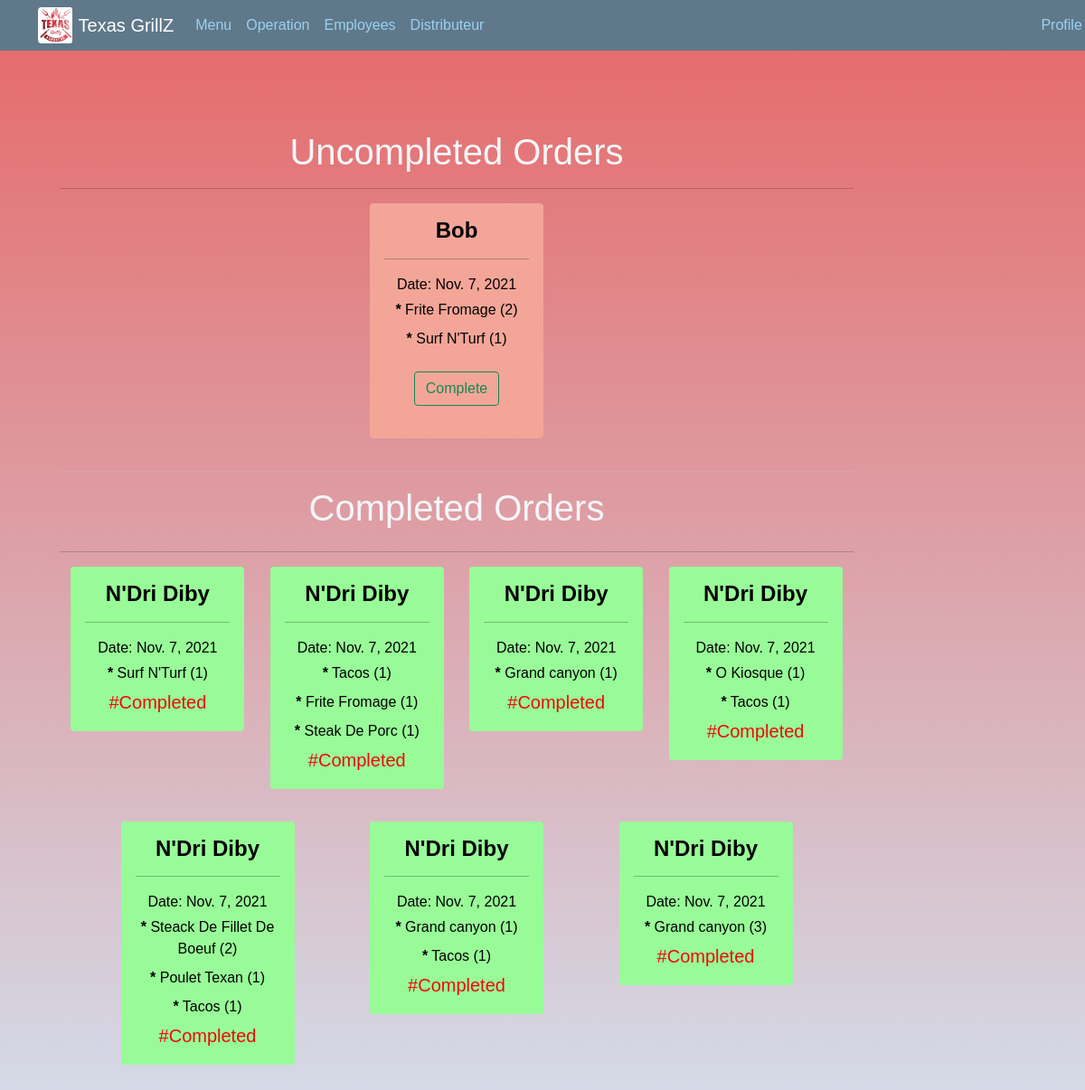
/cuisine/, run on an earlier commit of the app's database.
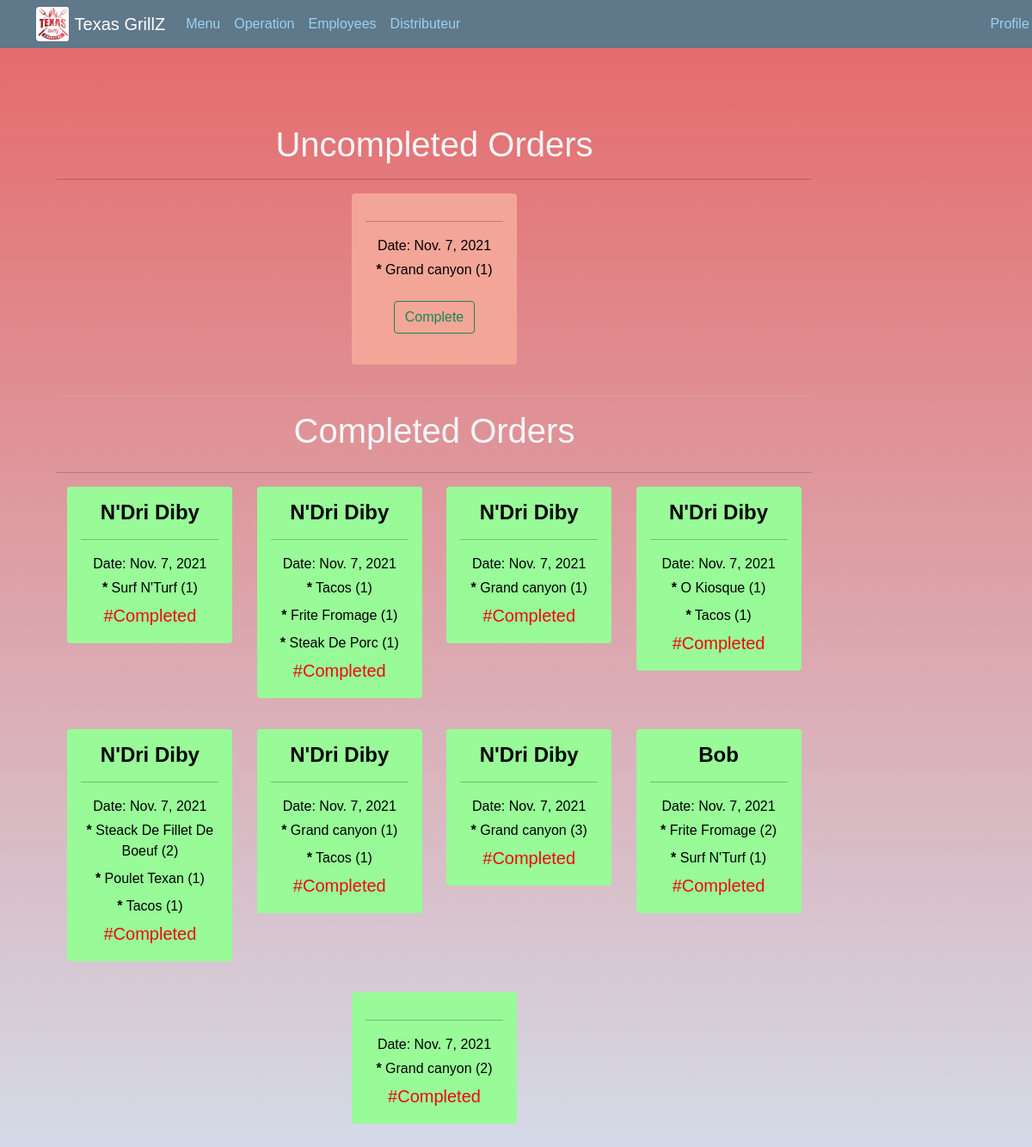
And on a later commit of the database.
### Resto/models.py (models this page shows, shortened)
class Order(models.Model):
    customer = models.ForeignKey(Customer,on_delete=models.SET_NULL,blank=True,null=True)
    transaction_id = models.IntegerField(default=0,null = True, blank = True )
    complete = models.BooleanField(default=False,null=True,blank=False)
    status = models.CharField(max_length=30,default = 'Pending')
    date_ordered = models.DateTimeField(auto_now=True)
    date_completed = models.DateTimeField(auto_now=True)
    def __str__(self):
        return str(self.customer.name)

class Customer(models.Model):
    user = models.OneToOneField(User,on_delete=models.CASCADE,null=True,blank=True)
    name = models.CharField(max_length=30)
    email = models.EmailField(max_length=30)

class OrderItem(models.Model):
    customer = models.ForeignKey(Customer,on_delete=models.CASCADE,null=True,blank=True)
    order = models.ForeignKey(Order,on_delete=models.SET_NULL,blank=True,null=True)
    item = models.ForeignKey(Item, on_delete=CASCADE)
    order = models.ForeignKey(Order,on_delete=CASCADE)
    quantity = models.IntegerField(default=0,null = True, blank = True )
    date_added = models.DateTimeField(auto_now=True)
    def __str__(self):
        return str(self.item)

class Item(models.Model):
    itm_id = models.IntegerField()
    name = models.CharField(max_length = 150)
    prix = models.IntegerField()
    description = models.TextField(max_length=150,blank=True)
    img = models.ImageField(upload_to='images/')
    date_created = models.DateTimeField(auto_now=True)
    category = models.ForeignKey(Category,on_delete=CASCADE)
    def __str__(self):
        return self.name

### Resto/views.py (the view)
# urls.py: path('cuisine/', views.Cuisine, name='cuisine'),
@csrf_protect
def Cuisine(request):
    all_order = Order.objects.filter(status='Sent')
    complete_order = Order.objects.filter(complete=True)
    context = {
        'all_order':all_order,
        'complete':complete_order
    }
    return render(request,'Resto/Cuisine.html',context)

### Resto/templates/Resto/Cuisine.html (shortened to what this page needs)
{% extends 'Resto/base_cuisine.html' %} {% load static %} {% block content %}
<div class='container py-5'>
    <div class='mt-3' style='text-align:center'>
        <h1>Uncompleted Orders</h1>
        <hr>
    </div>
    <div class='row justify-content-evenly g-lg-3 align-items-lg-baseline'>
        <div class='col-auto mt-3'>
            {% for order in all_order %}
            <div class='card' style="width: 12rem; height: auto; background-color:rgb(243, 166, 152)">
                <div class='card-body mb-1'>
                    <h4 class="card-title mb-2" style="color: black; text-align: center;"><b>{{order}} </b></h4>
                    <hr style="color: black;">
                    <p class="card-text mb-1 " style="color: black; text-align: center;">Date: {{order.date_ordered|date}}</p>
                    {% for x in order.orderitem_set.all %}
                    <p class="card-text mb-2 " style="color: black; text-align: center;">
                        <b>*</b> {{x}} ({{x.quantity}})
                    </p>
                    {% endfor %}
                    <div class='mt-4' style='text-align: center'>
                        <form method='POST'>
                            <button type="submit" data-action='completed' data-order={{order.id}} class='btn btn-outline-success mb-3 send-order'> Complete </button>
                        </form>
                    </div>
                </div>
            </div>
            {% endfor %}
        </div>
    </div>
    <hr style='color:rgb(197, 193, 193); font-weight:60px'>
    <div>
        <h1 class='mb-4' style='text-align:center'>Completed Orders</h1>
    </div>
    <hr>
    <div class='row justify-content-evenly g-lg-3 align-items-lg-baseline'>
        {% for order in complete %}
        <div class='col-auto mt-3'>
            <div class='card' style="width: 12rem; height: auto; background-color: palegreen;">
                <div class='card-body mb-1'>
                    <h4 class="card-title mb-2" style="color: black; text-align: center;"><b>{{order}}</b></h4>
                    <hr style="color: black;">
                    <p class="card-text mb-1 " style="color: black; text-align: center;"> Date: {{order.date_ordered|date}}</p>
                    {% for x in order.orderitem_set.all %}
                    <p class="card-text mb-2" style="color: black; text-align: center;">
                        <b>*</b> {{x}} ({{x.quantity}})
                    </p>
                    {% endfor %}
                    <h5 class="card-text mt-1" style="color:rgb(240, 8, 8); text-align: center;">#{{order.status}}</h5>
                </div>
            </div>
        </div>
        {% endfor %}
    </div>
</div>
{% endblock content %}

What changed in the data, as far as the page shows it:
added Order: date_ordered "Nov. 7, 2021", shown under "Uncompleted Orders"
added OrderItem: item.name "Grand canyon", quantity "1", shown under "Nov. 7, 2021"
changed Order "Bob": gains OrderItem (item.name "Frite Fromage", quantity "2"); gains OrderItem (item.name "Surf N'Turf", quantity "1"); loses OrderItem (item.name "Frite Fromage", quantity "2"); loses OrderItem (item.name "Surf N'Turf", quantity "1"); moves from the list under "Uncompleted Orders" to the list under "Completed Orders"
added Order: date_ordered "Nov. 7, 2021", status "Completed", shown under "Completed Orders"
added OrderItem: item.name "Grand canyon", quantity "2", shown under "Nov. 7, 2021"
